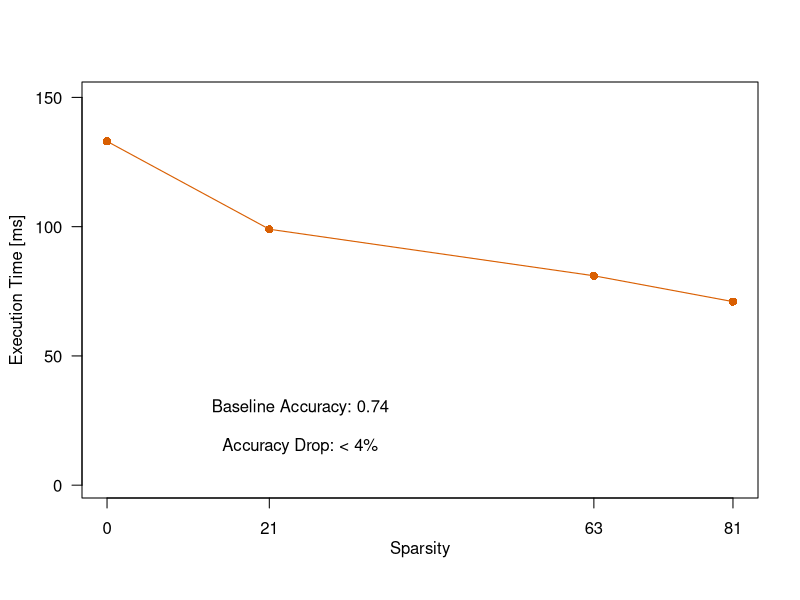

Write the R code that produced this figure.
require(graphics)
require(Matrix)

pdf(file="covtype_time_score.pdf",
    width=4.8, height=4, family="serif", pointsize=14)
#par(mar=c(3.5, 4, 2.5, 2) + 0.1)

data1 = rowMeans(matrix(as.matrix(read.table("covtype_time_score.dat", 
          sep="\t"))[,1],4,3,byrow=TRUE))


points = as.matrix(c(0,21,63,81));
#plot_colors <- c("orange")
plot_colors <- c("#d95f02")

plot(   points, data1,     
        type="o",           
        pch=16, 
        cex=1.1,
        col=plot_colors[1],              
        ylim = c(1,150),   
        xlab="",     
        ylab="",         
        axes=FALSE,    
        bg=plot_colors[1],
        log="",
        lwd=1.1, 
        lty=1
)


axis(2, las=2) # horizontal y axis
axis(1, las=1, at=c(0,21,63,81), cex.axis=1.0)     # horizontal x axis
mtext(2, text="Execution Time [ms]",line=2.8) 
mtext(1, text="Sparsity",line=2) 

text(x=25, y=30, labels="Baseline Accuracy: 0.74")
text(x=25, y=15, labels="Accuracy Drop: < 4%")

box()	

#legend( x=310, y=265, text.width=c(80),
#        c("SKlearn","Base","UPLIFT"), col=plot_colors, cex=1.0,
#        pch=c(16,15,17), lty=c(1), lwd=c(1.1), bty="n", ncol=1, seg.len=2, x.intersp=0.3);


dev.off() 

